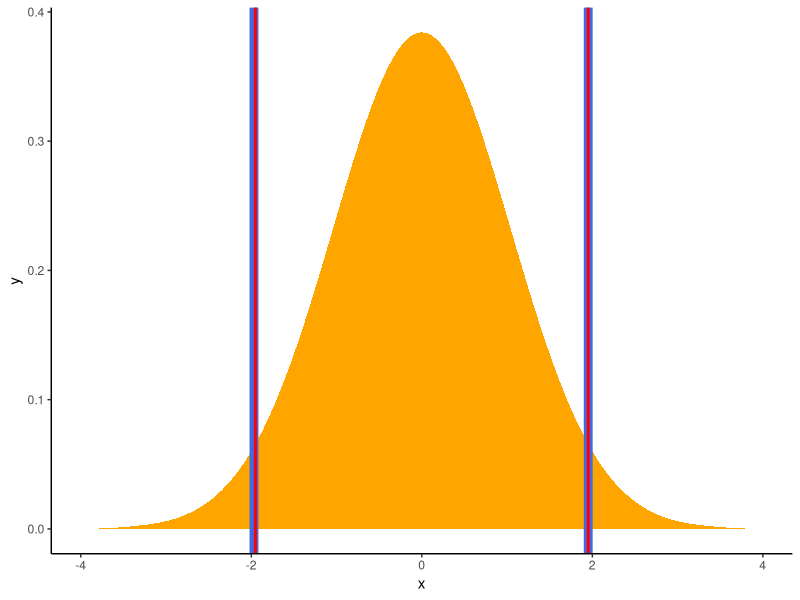
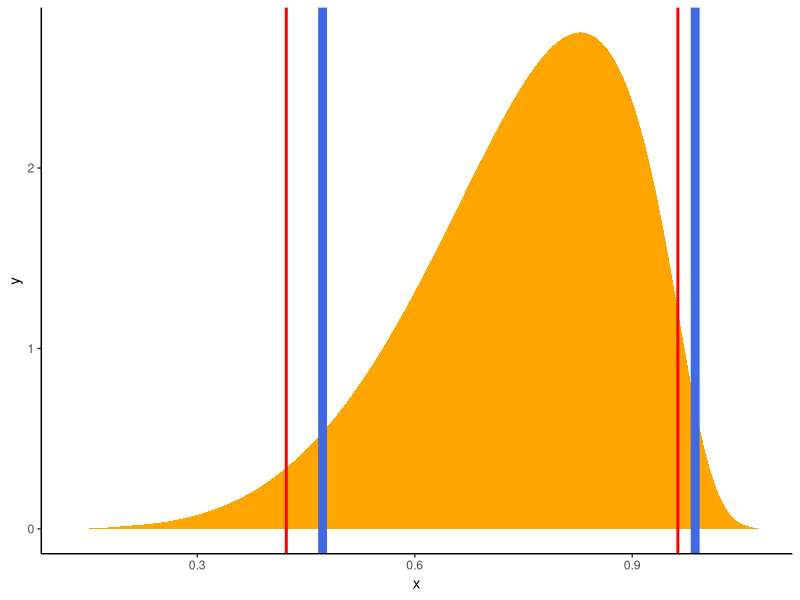

The R source for these figures, in order: (Note: this script raises an error after producing the figures.)
## ---- chunk 1
library(knitr)
options(knitr.kable.NA = '')
knitr::opts_chunk$set(comment=">")
options(digits=2)

if (!requireNamespace("ggplot2", quietly = TRUE) || !requireNamespace("dplyr", quietly = TRUE)) {
  knitr::opts_chunk$set(eval = FALSE)
}

set.seed(333)
## ---- chunk 2
library(bayestestR)
library(dplyr)
library(ggplot2)

# Generate a normal distribution
posterior <- distribution_normal(1000)

# Compute HDI and ETI
ci_hdi <- ci(posterior, method = "HDI")
ci_eti <- ci(posterior, method = "ETI")

# Plot the distribution and add the limits of the two CIs
posterior %>% 
  estimate_density(extend=TRUE) %>% 
  ggplot(aes(x=x, y=y)) +
  geom_area(fill="orange") +
  theme_classic() +
  # HDI in blue
  geom_vline(xintercept=ci_hdi$CI_low, color="royalblue", size=3) +
  geom_vline(xintercept=ci_hdi$CI_high, color="royalblue", size=3) +
  # Quantile in red
  geom_vline(xintercept=ci_eti$CI_low, color="red", size=1) +
  geom_vline(xintercept=ci_eti$CI_high, color="red", size=1)
## ---- chunk 3
library(bayestestR)
library(dplyr)
library(ggplot2)

# Generate a beta distribution
posterior <- distribution_beta(1000, 6, 2)

# Compute HDI and Quantile CI
ci_hdi <- ci(posterior, method = "HDI")
ci_eti <- ci(posterior, method = "ETI")

# Plot the distribution and add the limits of the two CIs
posterior %>% 
  estimate_density(extend=TRUE) %>% 
  ggplot(aes(x=x, y=y)) +
  geom_area(fill="orange") +
  theme_classic() +
  # HDI in blue
  geom_vline(xintercept=ci_hdi$CI_low, color="royalblue", size=3) +
  geom_vline(xintercept=ci_hdi$CI_high, color="royalblue", size=3) +
  # Quantile in red
  geom_vline(xintercept=ci_eti$CI_low, color="red", size=1) +
  geom_vline(xintercept=ci_eti$CI_high, color="red", size=1)
## ---- chunk 4
prior <- distribution_normal(1000, mean = 0, sd = 1)
posterior <- distribution_normal(1000, mean = .5, sd = .3)

si_1 <- si(posterior, prior, BF = 1)
si_3 <- si(posterior, prior, BF = 3)

ggplot(mapping = aes(x=x, y=y)) +
  theme_classic() +
  # The posterior
  geom_area(fill = "orange",
            data = estimate_density(posterior, extend = TRUE)) +
  # The prior
  geom_area(color = "black", fill = NA, size = 1, linetype = "dashed",
            data = estimate_density(prior, extend = TRUE)) +
  # BF = 1 SI in blue
  geom_vline(xintercept=si_1$CI_low, color="royalblue", size=1) +
  geom_vline(xintercept=si_1$CI_high, color="royalblue", size=1) +
  # BF = 3 SI in red
  geom_vline(xintercept=si_3$CI_low, color="red", size=1) +
  geom_vline(xintercept=si_3$CI_high, color="red", size=1)
